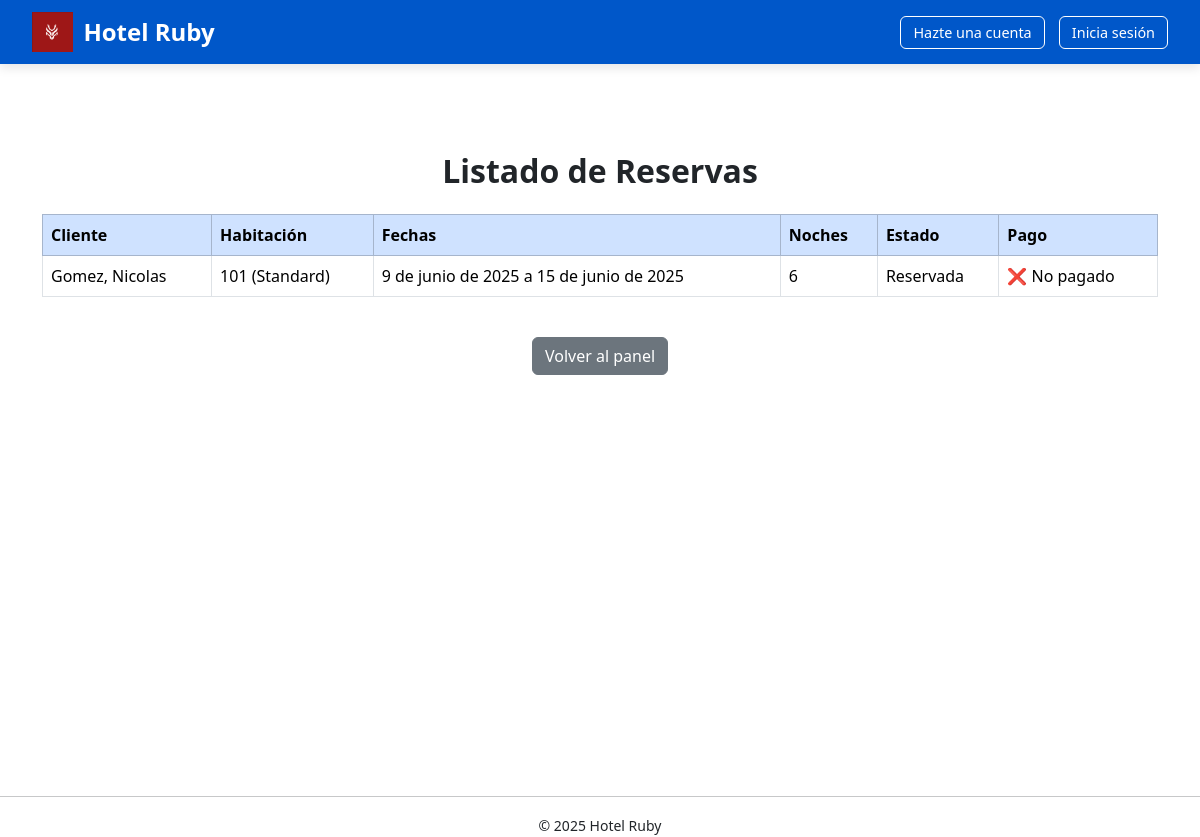
/ver-reservas/, run on an earlier commit of the app's database.
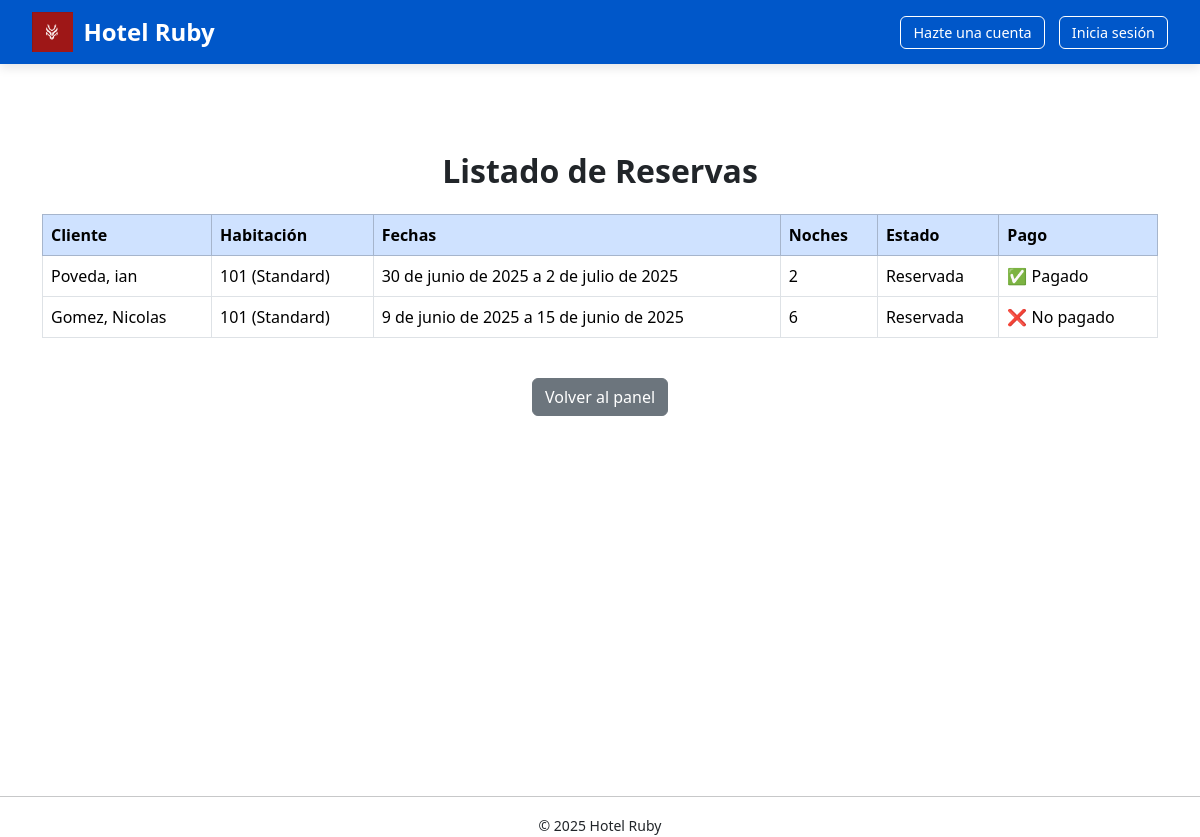
And on a later commit of the database.
### hotel/models.py (models this page shows, shortened)
class Reserva(models.Model):
    ESTADO = [
        ('RES', 'Reservada'),
        ('CAN', 'Cancelada'),
        ('FIN', 'Finalizada'),
    ]
    habitacion  = models.ForeignKey(Habitacion, on_delete=models.PROTECT)
    cliente     = models.ForeignKey(Cliente, on_delete=models.CASCADE)
    check_in    = models.DateField()
    check_out   = models.DateField()
    estado      = models.CharField(max_length=3, choices=ESTADO, default='RES')
    creado_el   = models.DateTimeField(auto_now_add=True)
    @property
    def noches(self):
        return (self.check_out - self.check_in).days

class Cliente(models.Model):
    nombres   = models.CharField(max_length=50)
    apellidos = models.CharField(max_length=50)
    email     = models.EmailField(unique=True)
    telefono  = models.CharField(max_length=20)
    dni       = models.CharField(max_length=15, unique=True)
    def __str__(self):
        return f'{self.apellidos}, {self.nombres}'

class Habitacion(models.Model):
    TIPO=[
        ("STD", "Standard"),
        ("DLX", "Deluxe"),
        ("STE", "Suite"),
    ]
    numero       = models.PositiveIntegerField(unique=True)
    tipo         = models.CharField(max_length=3, choices=TIPO)
    precio_noche = models.DecimalField(max_digits=8, decimal_places=2)
    capacidad    = models.PositiveIntegerField(validators=[MinValueValidator(1)])
    disponible   = models.BooleanField(default=True)

### hotel/views.py (the view)
# urls.py: path('ver-reservas/', views.listar_reservas, name='listar_reservas'),
def listar_reservas(request):
    reservas = Reserva.objects.all().order_by('-creado_el')
    return render(request, 'hotel/listar_reservas.html', {'reservas': reservas})

### hotel/templates/hotel/listar_reservas.html (shortened to what this page needs)
{% extends "base.html" %}
{% block content %}
<div class="container py-5">
  <h2 class="mb-4 text-center fw-bold">Listado de Reservas</h2>
  {% if reservas %}
    <div class="table-responsive">
      <table class="table table-bordered table-hover">
        <thead class="table-primary">
          <tr>
            <th>Cliente</th>
            <th>Habitación</th>
            <th>Fechas</th>
            <th>Noches</th>
            <th>Estado</th>
            <th>Pago</th>
          </tr>
        </thead>
        <tbody>
          {% for reserva in reservas %}
          <tr>
            <td>{{ reserva.cliente }}</td>
            <td>{{ reserva.habitacion.numero }} ({{ reserva.habitacion.get_tipo_display }})</td>
            <td>{{ reserva.check_in }} a {{ reserva.check_out }}</td>
            <td>{{ reserva.noches }}</td>
            <td>{{ reserva.get_estado_display }}</td>
            <td>
              {% if reserva.pago %}
                ✅ Pagado
              {% else %}
                ❌ No pagado
              {% endif %}
            </td>
          </tr>
          {% endfor %}
        </tbody>
      </table>
    </div>
  {% else %}
    <div class="alert alert-info text-center">No hay reservas registradas.</div>
  {% endif %}
  <div class="text-center mt-4">
    <a href="{% url 'hotel:listado_habitaciones' %}" class="btn btn-secondary">Volver al panel</a>
  </div>
</div>
{% endblock %}

What changed in the data, as far as the page shows it:
added Reserva: cliente "Poveda, ian", habitacion.numero "101", habitacion.tipo "Standard", check_in "30 de junio de 2025", check_out "2 de julio de 2025", noches "2", estado "Reservada", shows "✅ Pagado"
